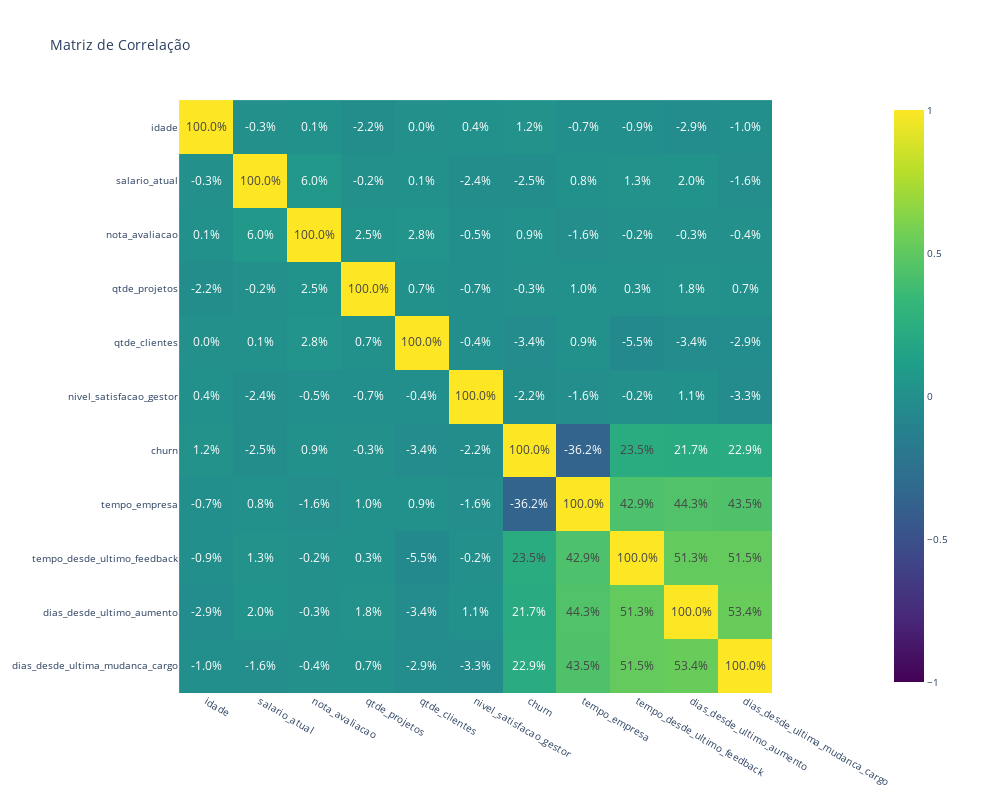

Notebook cell for this chart:
### Code cell
colunas_numericas = df.select_dtypes(include=['int64', 'float64']).columns
corr_matrix = df[colunas_numericas].corr()

fig = px.imshow(corr_matrix, title='Matriz de Correlação', color_continuous_scale='Viridis', zmin=-1, zmax=1)

fig.update_traces(text=corr_matrix, texttemplate='%{text:.1%}', textfont={'size': 12})
fig.update_layout(width=1000, height=800, title_font=dict(size=14), font=dict(size=10))

fig.show()
